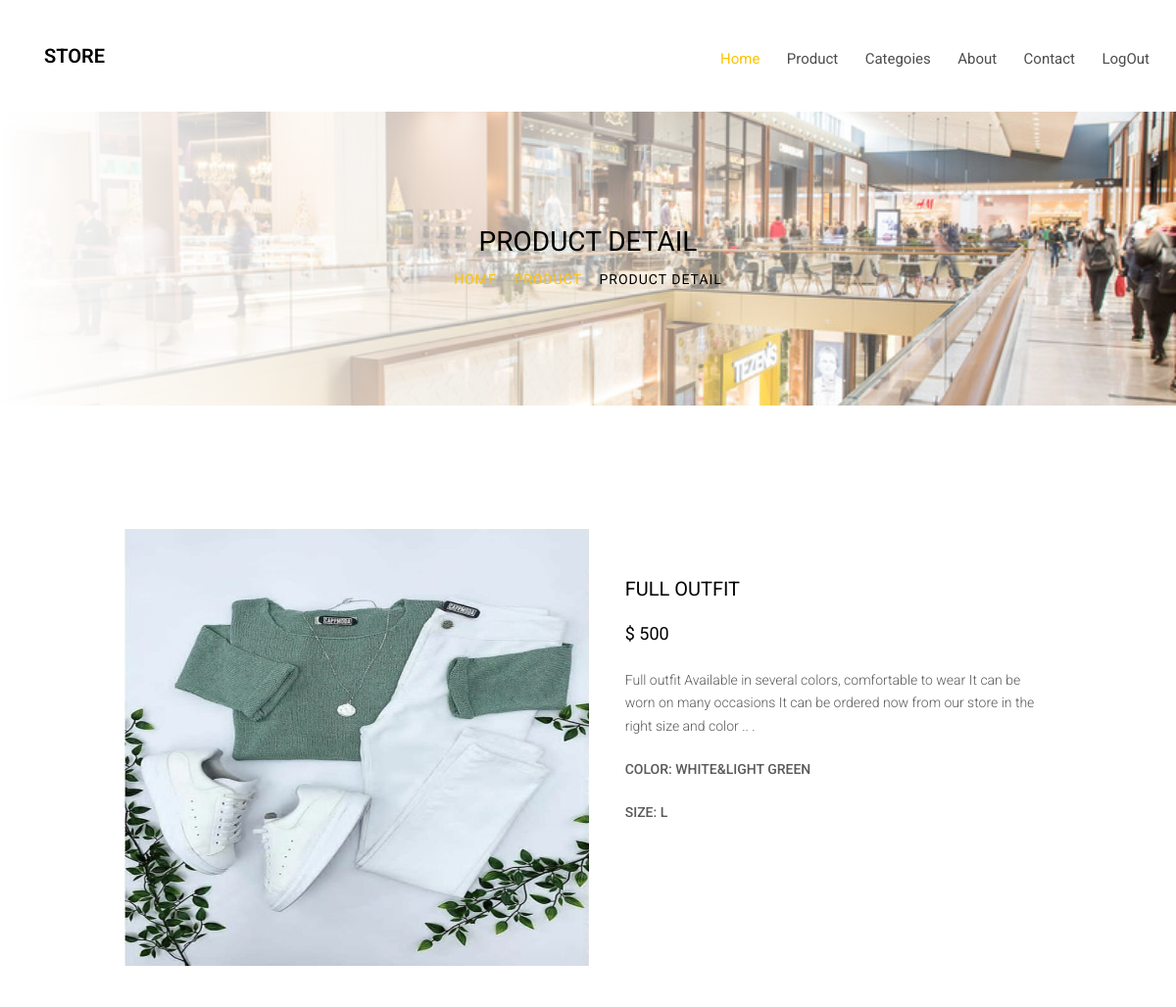
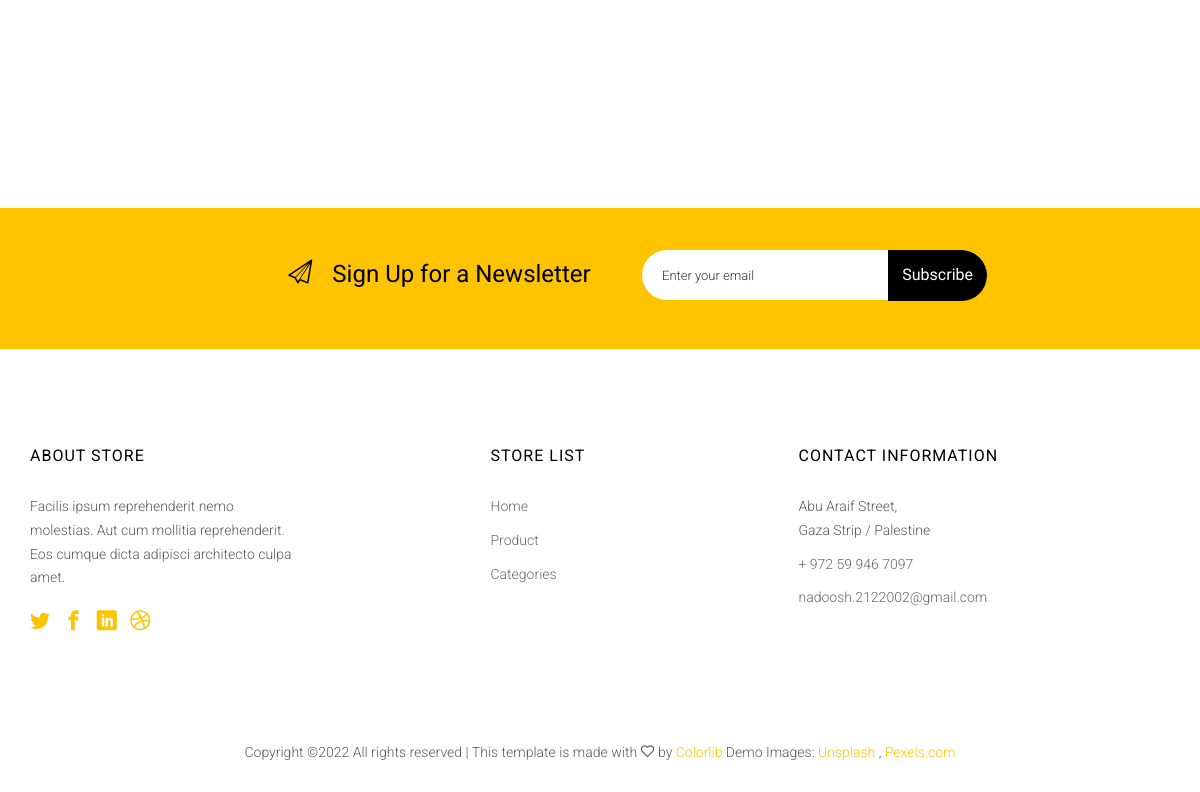
The app's page /product-detail.php?id=27 (signed in) with its own data (2 pictures, top to bottom).
### tables this page shows
CREATE TABLE `clothes` (
  `id` int(11) NOT NULL,
  `title` varchar(255) NOT NULL,
  `description` varchar(255) NOT NULL,
  `price` int(11) NOT NULL,
  `color` varchar(255) NOT NULL,
  `size` varchar(255) NOT NULL,
  `featured` varchar(255) NOT NULL,
  `active` varchar(255) NOT NULL,
  `cat_id` int(11) NOT NULL,
  `image_name` varchar(255) NOT NULL
);

### product-detail.php (the view, shortened to what this page needs)
<?php include "layouts/menu.php";
$id = $_GET['id'];
?>
		<aside id="colorlib-hero" class="breadcrumbs">
			<div class="flexslider">
				<ul class="slides">
			   	<li style="background-image: url(images/cover-img-1.jpg);">
			   		<div class="overlay"></div>
			   		<div class="container-fluid">
			   			<div class="row">
				   			<div class="col-md-6 col-md-offset-3 col-sm-12 col-xs-12 slider-text">
				   				<div class="slider-text-inner text-center">
				   					<h1>Product Detail</h1>
				   					<h2 class="bread"><span><a href="index.php">Home</a></span> <span><a href="clothes.php">Product</a></span> <span>Product Detail</span></h2>
				   				</div>
				   			</div>
				   		</div>
			   		</div>
			   	</li>
			  	</ul>
		  	</div>
		</aside>
<?php
$sql = "select * from clothes where id = $id";
$res = mysqli_query($conn , $sql);
if($res->num_rows>0){
        while ($row=$res->fetch_assoc()) {
            $title = $row['title'];
            $price = $row['price'];
            $description = $row['description'];
            $size = $row['size'];
            $color = $row['color'];
            $image_name = $row['image_name'];
        }}
        ?>
		<div class="colorlib-shop">
			<div class="container">
				<div class="row row-pb-lg">
					<div class="col-md-10 col-md-offset-1">
						<div class="product-detail-wrap">
							<div class="row">
								<div class="col-md-5">
									<div class="product-entry">
                                        <img src='<?php echo $image_name;?>' style=" width: 474px; height: 446px;">
									</div>
								</div>
								<div class="col-md-7">
									<div class="desc" style="margin-left: 76px; margin-top: 50px;">
										<h3><?php echo $title;?></h3>
										<p class="price">
											<span>$ <?php echo $price;?></span>
										</p>
										<p><?php echo $description;?>.</p>
										<div class="color-wrap">
											<p class="color-desc">
												Color:
                                                <?php echo $color;?>
											</p>
										</div>
										<div class="size-wrap">
											<p class="size-desc">
												Size:
												<?php echo $size;?>
											</p>
										</div>
									</div>
								</div>
							</div>
						</div>
					</div>
				</div>
			</div>
		</div>
<?php include "layouts/footer.php"?>

### css/style.css (style rules this page uses)
body { font-family: "Roboto", Arial, sans-serif; font-weight: 300; font-size: 14px; line-height: 1.7; color: #595959; background: #fff; }
a { color: #FFC300; -webkit-transition: 0.5s; -o-transition: 0.5s; transition: 0.5s; }
p { margin-bottom: 20px; }
h1, h2, h3, h4, h5, h6, figure { color: #000; font-family: "Roboto", Arial, sans-serif; font-weight: 400; margin: 0 0 20px 0; }
#colorlib-hero { height: 650px; background: #fff url(../images/loader.gif) no-repeat center center; width: 100%; float: left; z-index: 0; margin-bottom: 9em; }
#colorlib-hero .flexslider { border: none; z-index: 1; margin-bottom: 0; }
#colorlib-hero .flexslider .slides { position: relative; overflow: hidden; }
#colorlib-hero .flexslider .slides li { background-repeat: no-repeat; background-size: cover; background-position: center center; height: 650px; position: relative; }
#colorlib-hero .flexslider .slides li .overlay { position: absolute; top: 0; bottom: 0; left: 0; right: 0; }
#colorlib-hero .flexslider .slider-text { display: table; opacity: 0; height: 650px; z-index: 9; }
#colorlib-hero .flexslider .slider-text > .slider-text-inner { display: table-cell; vertical-align: middle; height: 650px; }
#colorlib-hero .flexslider .slider-text > .slider-text-inner h1, #colorlib-hero .flexslider .slider-text > .slider-text-inner h2 { margin: 0; padding: 0; color: black; text-transform: uppercase; }
#colorlib-hero .flexslider .slider-text > .slider-text-inner h1 { color: #000; }
.breadcrumbs { height: 300px !important; }
.breadcrumbs .slides li { background-repeat: no-repeat; background-size: cover; background-position: center center; height: 300px !important; position: relative; }
.breadcrumbs .slides li .overlay { position: absolute; top: 0; bottom: 0; left: 0; right: 0; background: white; background: -moz-linear-gradient(left, white 0%, rgba(255, 255, 255, 0) 100%); background: -webkit-gradient(left top, right top, color-stop(0%, white), color-stop(100%, rgba(255, 255, 255, 0))); background: -webkit-linear-gradient(left, white 0%, rgba(255, 255, 255, 0) 100%); background: -o-linear-gradient(left, white 0%, rgba(255, 255, 255, 0) 100%); background: -ms-linear-gradient(left, white 0%, rgba(255, 255, 255, 0) 100%); background: -webkit-gradient(linear, left top, right top, from(white), to(rgba(255, 255, 255, 0))); background: linear-gradient(to right, white 0%, rgba(255, 255, 255, 0) 100%); filter: progid:DXImageTransform.Microsoft.gradient( startColorstr='#ffffff', endColorstr='#ffffff', GradientType=1 ); }
.breadcrumbs .slider-text { height: 300px !important; }
.breadcrumbs .slider-text > .slider-text-inner { height: 300px !important; }
.breadcrumbs .slider-text > .slider-text-inner h1 { font-size: 28px; }
.breadcrumbs .slider-text > .slider-text-inner .bread span { font-size: 14px; letter-spacing: 1px; margin-left: 10px; }
.breadcrumbs .slider-text > .slider-text-inner .bread span:first-child { margin-left: 0; }
#colorlib-featured-product, .colorlib-shop, #colorlib-contact, #colorlib-intro, #colorlib-testimony, .colorlib-blog, #colorlib-subscribe, #colorlib-footer { padding-bottom: 9em; clear: both; }
.product-entry { margin-bottom: 40px; }
.product-detail-wrap .desc { display: block; padding-left: 2em; }
.product-detail-wrap .desc h3 { text-transform: uppercase; font-size: 20px; }
.product-detail-wrap .desc .price { width: 100%; }
.product-detail-wrap .desc .price span { width: 49%; display: inline-block; font-weight: 400; font-size: 18px; color: #000; }
.color-wrap { margin-bottom: 20px; position: relative; }
.color-wrap p.color-desc { margin-bottom: 0; text-transform: uppercase; display: block; font-weight: 500; }
.size-wrap { margin-bottom: 20px; position: relative; }
.size-wrap p.size-desc { margin-bottom: 0; text-transform: uppercase; display: block; font-weight: 500; }
.row-pb-lg { padding-bottom: 6em !important; }

### records on screen
clothes: image_name (picture), title "FULL OUTFIT", price "500", description "Full outfit Available in several colors, comfortable to wear It can be worn on many occasions It can be ordered now from our store in the right size and color ..", color "WHITE&LIGHT GREEN", size "L"
